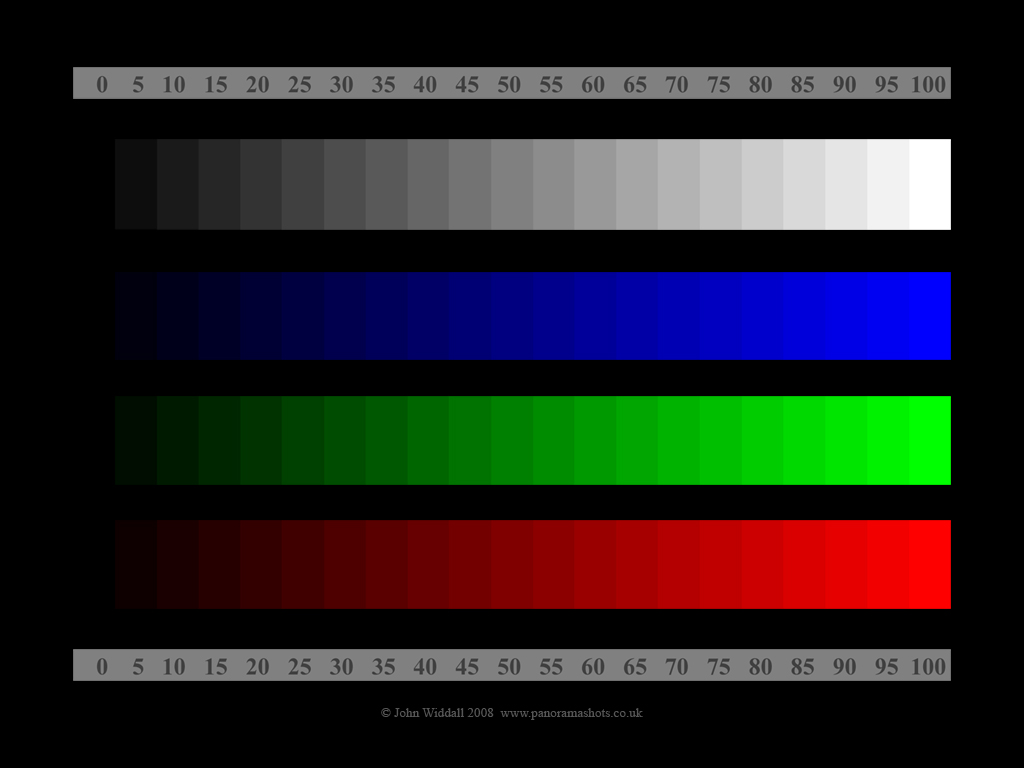
#> input picture utilities/jwcolourtestcard1024.jpg, 1024 x 768 px
$ python -i v7_image_preview.py   (imports and definitions only)
#> lines starting #> are read from the running program, lines starting #| are printed output that depends on the picture
"""Non-blocking source/resized-frame preview for the V7 sender GUI."""
import errno
import json
import queue
import socket
import threading
import time
from io import BytesIO

import numpy as np
from PIL import Image, ImageOps

from tools.v7_preview_protocol import HEADER, pack_preview_datagram


# One preview picture is one loopback UDP datagram. macOS limits a UDP
# datagram to net.inet.udp.maxdgram, 9216 bytes by default, and rejects a
# larger one with EMSGSIZE ("Message too long", errno 40); Linux allows far
# more, which hid this. Stay under the macOS limit, header included.
_MAX_DATAGRAM_BYTES = 8*1024
_MAX_JPEG_BYTES = _MAX_DATAGRAM_BYTES-HEADER.size
_THUMBNAIL_SIZE = (256, 320)


def _preview_jpeg(frame):
    if isinstance(frame, Image.Image):
        image = frame.convert('RGB')
    else:
        image = Image.fromarray(np.asarray(frame)).convert('RGB')
    image = ImageOps.contain(
        image, _THUMBNAIL_SIZE, method=Image.Resampling.LANCZOS)
    while True:
        for quality in (80, 68, 56, 44, 32):
            output = BytesIO()
            image.save(output, format='JPEG', quality=quality, optimize=False)
            jpeg = output.getvalue()
            if len(jpeg) <= _MAX_JPEG_BYTES:
                return jpeg
        if image.width == 1 and image.height == 1:
            # Even this minimal JPEG is far below the production datagram cap.
            return jpeg
        reduced_size = (max(1, int(image.width*.75)),
                        max(1, int(image.height*.75)))
        image = image.resize(reduced_size, Image.Resampling.BILINEAR)


class ImagePreviewWorker:
    """Publish both stages of only the newest frame to loopback."""

    # [10 lines left out: function __init__, not called in this run]

    def start(self):
        self.thread.start()

    # [89 lines left out: functions submit, _report_error, _run, close, not called in this run]

>>> from PIL import Image
>>> picture = Image.open('../utilities/jwcolourtestcard1024.jpg')
#> picture is the input picture: PIL image 1024x768 RGB; mean R, G, B 34.3, 34.2, 34.1
>>> result = _preview_jpeg(picture)
#> in _preview_jpeg, `image = ImageOps.contain( image, _THUMBNAIL_SIZE, method=Image.Resampl..`:
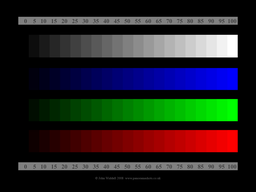
#> image: PIL image 256x192 RGB; mean R, G, B 34.5, 34.4, 34.3
